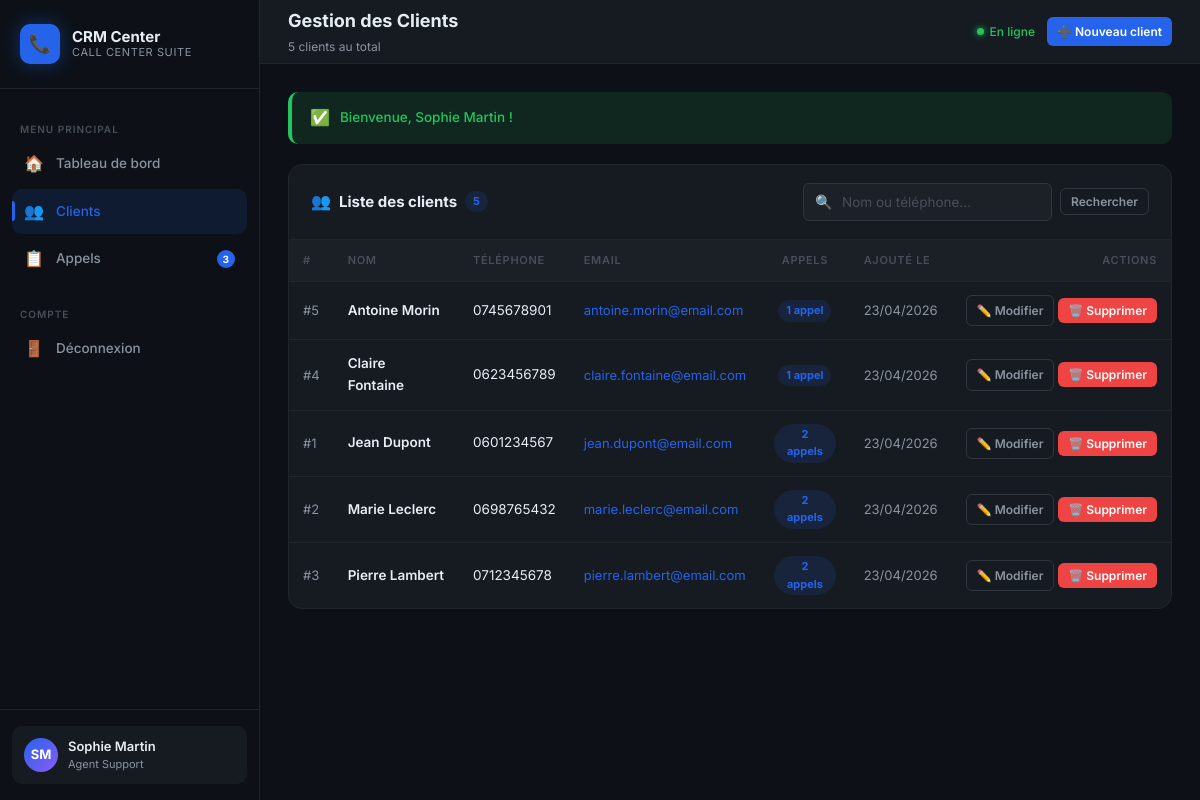
The page /clients.php (signed in) on the database its author committed.
### tables this page shows
CREATE TABLE clients (
    id         INT UNSIGNED    AUTO_INCREMENT PRIMARY KEY,
    name       VARCHAR(100)    NOT NULL,
    phone      VARCHAR(30)     NOT NULL,
    email      VARCHAR(150)    DEFAULT NULL,
    notes      TEXT            DEFAULT NULL,
    created_at DATETIME        NOT NULL DEFAULT CURRENT_TIMESTAMP,
    updated_at DATETIME        NOT NULL DEFAULT CURRENT_TIMESTAMP ON UPDATE CURRENT_TIMESTAMP
);

### config.php (called while the page is built, shortened)
<?php
function get_flash(): ?array
{
    if (!empty($_SESSION['flash'])) {
        $flash = $_SESSION['flash'];
        return $flash;
    }
    return null;
}

### clients.php (the view, shortened to what this page needs)
<?php
require_once 'config.php';
$action     = trim($_GET['action'] ?? '');
$search = trim($_GET['search'] ?? '');
if ($search !== '') {
    $like = '%' . $search . '%';
    $stmt = $pdo->prepare(
        'SELECT * FROM clients
         WHERE name LIKE :s1 OR phone LIKE :s2
         ORDER BY name ASC'
    );
    $stmt->execute([':s1' => $like, ':s2' => $like]);
} else {
    $stmt = $pdo->query('SELECT * FROM clients ORDER BY name ASC');
}
$clients = $stmt->fetchAll();
$callCounts = [];
$ccStmt = $pdo->query('SELECT client_id, COUNT(*) AS total FROM calls GROUP BY client_id');
foreach ($ccStmt->fetchAll() as $row) {
    $callCounts[$row['client_id']] = (int) $row['total'];
}
$flash = get_flash();
?>
<!DOCTYPE html>
<html lang="fr">
<head>
    <link rel="stylesheet" href="css/style.css">
</head>
<body>
<div class="app-wrapper">
    <?php include 'includes/sidebar.php'; ?>
    <div class="main-content">
        <header class="top-header">
            <div>
                <div class="header-title">Gestion des Clients</div>
                <div class="header-meta">
                    <?= count($clients) ?> client<?= count($clients) !== 1 ? 's' : '' ?>
                    <?= $search !== '' ? ' trouvé(s) pour « <strong>' . htmlspecialchars($search) . '</strong> »' : ' au total' ?>
                </div>
            </div>
            <div class="header-actions">
                <span class="status-badge-online">En ligne</span>
                <?php if ($action !== 'add'): ?>
                    <a href="clients.php?action=add" class="btn btn-primary btn-sm" id="btn-add-client">
                        ➕ Nouveau client
                    </a>
                <?php else: ?>
                    <a href="clients.php" class="btn btn-ghost btn-sm">✖ Annuler</a>
                <?php endif; ?>
            </div>
        </header>
        <div class="page-body">
            <?php if ($flash): ?>
                <div class="flash flash-<?= htmlspecialchars($flash['type']) ?>">
                    <span class="flash-icon"><?= $flash['type'] === 'success' ? '✅' : '❌' ?></span>
                    <?= htmlspecialchars($flash['message']) ?>
                </div>
            <?php endif; ?>
            <div class="panel">
                <div class="panel-header">
                    <div class="panel-title">
                        <span class="panel-icon">👥</span>
                        Liste des clients
                        <span class="client-count-pill"><?= count($clients) ?></span>
                    </div>
                    <form method="GET" action="clients.php" id="search-form" style="display:flex;gap:8px;align-items:center;">
                        <div class="search-bar">
                            <span class="search-icon">🔍</span>
                            <input
                                type="text"
                                name="search"
                                id="search-input"
                                value="<?= htmlspecialchars($search) ?>"
                                placeholder="Nom ou téléphone…"
                                autocomplete="off"
                            >
                        </div>
                        <button type="submit" class="btn btn-ghost btn-sm">Rechercher</button>
                    </form>
                </div>
                <div class="table-wrapper">
                    <?php if (empty($clients)): ?>
                        <div class="empty-state">
                            <div class="empty-icon">👥</div>
                            <?php if ($search !== ''): ?>
                                <h3>Aucun résultat pour « <?= htmlspecialchars($search) ?> »</h3>
                                <p>Essayez un autre nom ou numéro de téléphone.</p>
                            <?php else: ?>
                                <h3>Aucun client enregistré</h3>
                                <p>Cliquez sur <strong>Nouveau client</strong> pour commencer.</p>
                            <?php endif; ?>
                        </div>
                    <?php else: ?>
                    <table id="clients-table">
                        <thead>
                            <tr>
                                <th>#</th>
                                <th>Nom</th>
                                <th>Téléphone</th>
                                <th>Email</th>
                                <th style="text-align:center;">Appels</th>
                                <th>Ajouté le</th>
                                <th style="text-align:right;">Actions</th>
                            </tr>
                        </thead>
                        <tbody>
                            <?php foreach ($clients as $client): ?>
                            <tr id="row-client-<?= $client['id'] ?>">
                                <td class="td-muted">#<?= $client['id'] ?></td>
                                <td>
                                    <div style="font-weight:600;">
                                        <?php
                                        $name = htmlspecialchars($client['name']);
                                        echo $name;
                                        ?>
                                    </div>
                                </td>
                                <td>
                                    <?php
                                    $phone = htmlspecialchars($client['phone']);
                                    echo $phone;
                                    ?>
                                </td>
                                <td class="td-muted">
                                    <?php if (!empty($client['email'])): ?>
                                        <a href="mailto:<?= htmlspecialchars($client['email']) ?>"
                                           style="color:var(--accent);font-size:13px;">
                                            <?= htmlspecialchars($client['email']) ?>
                                        </a>
                                    <?php else: ?>
                                        <span class="no-calls">—</span>
                                    <?php endif; ?>
                                </td>
                                <td class="call-count-cell">
                                    <?php $cnt = $callCounts[$client['id']] ?? 0; ?>
                                    <?php if ($cnt > 0): ?>
                                        <a href="calls.php?client_id=<?= $client['id'] ?>"
                                           class="client-count-pill"
                                           title="Voir les appels de ce client">
                                            <?= $cnt ?> appel<?= $cnt > 1 ? 's' : '' ?>
                                        </a>
                                    <?php else: ?>
                                        <span class="no-calls">Aucun</span>
                                    <?php endif; ?>
                                </td>
                                <td class="td-muted" style="font-size:12px;">
                                    <?= date('d/m/Y', strtotime($client['created_at'])) ?>
                                </td>
                                <td class="action-col" style="text-align:right;">
                                    <a href="clients.php?action=edit&id=<?= $client['id'] ?>"
                                       class="btn btn-ghost btn-sm"
                                       id="btn-edit-client-<?= $client['id'] ?>"
                                       title="Modifier ce client">
                                        ✏️ Modifier
                                    </a>
                                    <button
                                        class="btn btn-danger btn-sm"
                                        id="btn-delete-client-<?= $client['id'] ?>"
                                        title="Supprimer ce client"
                                        onclick="confirmDelete(
                                            <?= $client['id'] ?>,
                                            '<?= addslashes(htmlspecialchars($client['name'])) ?>'
                                        )">
                                        🗑️ Supprimer
                                    </button>
                                </td>
                            </tr>
                            <?php endforeach; ?>
                        </tbody>
                    </table>
                    <?php endif; ?>
                </div>
            </div>
        </div>
    </div>
</div>
</body>
</html>

### clients.php (style rules this page uses)
.client-count-pill { display: inline-block; background: var(--accent-light); color: var(--accent); font-size: 11px; font-weight: 700; padding: 2px 8px; border-radius: 20px; }
.action-col { white-space: nowrap; }
.call-count-cell { text-align: center; }

### rows shown on the page
clients: id "5", name "Antoine Morin", phone "0745678901", email "antoine.morin@email.com", cnt "1", created_at "23/04/2026"
clients: id "4", name "Claire Fontaine", phone "0623456789", email "claire.fontaine@email.com", cnt "1", created_at "23/04/2026"
clients: id "1", name "Jean Dupont", phone "0601234567", email "jean.dupont@email.com", cnt "2", shows "s", created_at "23/04/2026"
clients: id "2", name "Marie Leclerc", phone "0698765432", email "marie.leclerc@email.com", shows "s", created_at "23/04/2026"
clients: id "3", name "Pierre Lambert", phone "0712345678", email "pierre.lambert@email.com", cnt "2", shows "s", created_at "23/04/2026"

### other values the page prints
$pendingCount "3"
$initials "SM"
$agentName "Sophie Martin"
count($clients) "5"
$flash['message'] "Bienvenue, Sophie Martin !"
